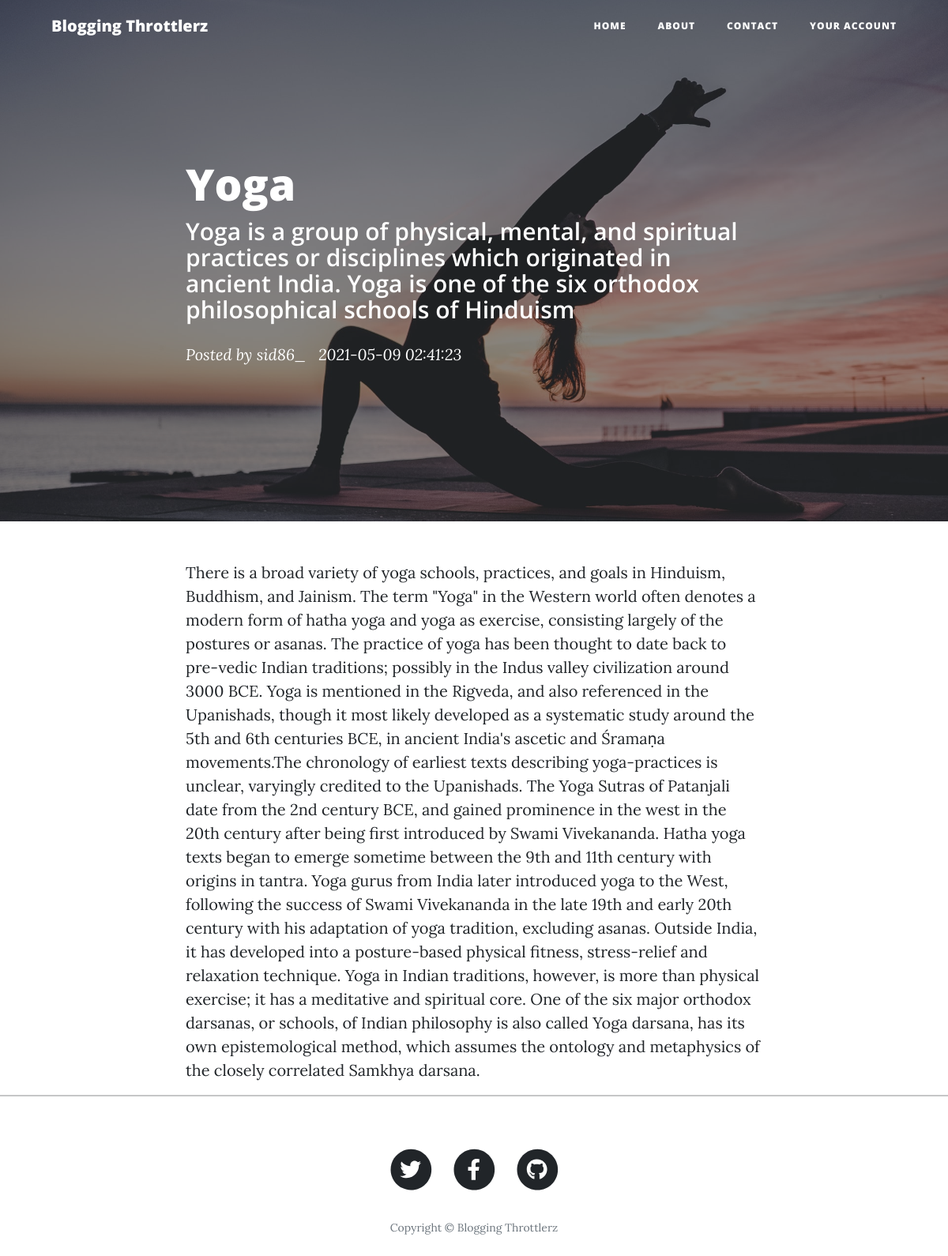
/post/yoga-blog, run on the app's committed database.
### app.py (models this page shows)
class Posts(db.Model):
    sno = db.Column(db.Integer, primary_key=True)
    title = db.Column(db.String(50), nullable=False)
    sub_title = db.Column(db.String(120), nullable=False)
    slug = db.Column(db.String(25), nullable=False)
    content = db.Column(db.String(400), nullable=False)
    date = db.Column(db.DateTime, default=datetime.utcnow)
    img_file = db.Column(db.String(15), nullable=False)

### app.py (the view)
@app.route('/post/<string:post_slug>', methods=['GET'])
def post_route(post_slug):
    post = Posts.query.filter_by(slug=post_slug).first()
    return render_template('post.html', params=params, post=post)

### templates/post.html
{% extends "base.html" %}
{% block body %}
{% set fname = 'assets/img/' + post.img_file  %}
<header class="masthead" style="background-image: url('{{ url_for('static', filename = fname)}}')">
    <div class="overlay"></div>
    <div class="container">
        <div class="row">
            <div class="col-lg-8 col-md-10 mx-auto">
                <div class="post-heading">
                    <h1>{{post.title}}</h1>
                    <h2 class="subheading">{{post.sub_title}}</h2>
                    <span class="meta">
                        Posted by
                        <a href="#!">{{params['admin_user']}} &nbsp</a>
                        {{post.date}}
                    </span>
                </div>
            </div>
        </div>
    </div>
</header>
<article>
    <div class="container">
        <div class="row">
            <div class="col-lg-8 col-md-10 mx-auto">
                {{post.content}}
            </div>
        </div>
    </div>
</article>
<hr />
{% endblock %}

### templates/base.html (style rules this page uses)
html, body { width: 100%; height: 100%; margin: 0px; padding: 0px; overflow-x: hidden; }

### data on the page
Posts: title "Yoga", sub_title "Yoga is a group of physical, mental, and spiritual practices or disciplines which originated in ancient India. Yoga is one of the six orthodox philosophical schools of Hinduism", date "2021-05-09 02:41:23", content "There is a broad variety of yoga schools, practices, and goals in Hinduism, Buddhism, and Jainism. The term \"Yoga\" in the Western world often denotes a modern form of hatha yoga and yoga as exercise, consisting largely of the postures or asanas. The practice of yoga has been thought to date back to pre-vedic Indian traditions; possibly in the Indus valley civilization around 3000 BCE. Yoga is mentioned in the Rigveda, and also referenced in the Upanishads, though it most likely developed as a systematic study around the 5th and 6th centuries BCE, in ancient India's ascetic and Śramaṇa movements.The chronology of earliest texts describing yoga-practices is unclear, varyingly credited to the…"

### other printed values
{{ params['page_title'] }} "Blogging Throttlerz"
{{ params['admin_user'] }} "sid86_"
